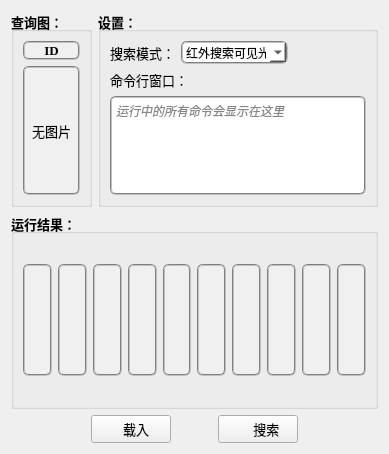
  <widget class="QWidget" name="centralwidget">
   <layout class="QVBoxLayout" name="verticalLayout_11" stretch="8,8,1">
    <item>
     <layout class="QHBoxLayout" name="horizontalLayout_3" stretch="1,7">
      <item>
       <widget class="QGroupBox" name="groupBox_3">
        <property name="font">
         <font>
          <family>Times New Roman</family>
          <pointsize>10</pointsize>
          <weight>75</weight>
          <bold>true</bold>
         </font>
        </property>
        <property name="title">
         <string>查询图：</string>
        </property>
        <layout class="QVBoxLayout" name="verticalLayout_25">
         <item>
          <layout class="QVBoxLayout" name="verticalLayout_12" stretch="1,10">
           <item>
            <widget class="QLabel" name="queryID">
             <property name="styleSheet">
              <string notr="true">QLabel{
		background-color:rgb(240,240,240);
		border-radius:6px;
        border-color:grey grey grey grey;
        border-style:groove;
        border-width:2px	
}

</string>
             </property>
             <property name="text">
              <string>ID</string>
             </property>
             <property name="alignment">
              <set>Qt::AlignCenter</set>
             </property>
            </widget>
           </item>
           <item>
            <widget class="QLabel" name="query">
             <property name="font">
              <font>
               <family>Times New Roman</family>
               <pointsize>10</pointsize>
               <weight>50</weight>
               <bold>false</bold>
              </font>
             </property>
             <property name="autoFillBackground">
              <bool>false</bool>
             </property>
             <property name="styleSheet">
              <string notr="true">QLabel{
		background-color:rgb(240,240,240);
		border-radius:6px;
        border-color:grey grey grey grey;
        border-style:groove;
        border-width:2px	
}

</string>
             </property>
             <property name="text">
              <string>无图片</string>
             </property>
             <property name="alignment">
              <set>Qt::AlignCenter</set>
             </property>
            </widget>
           </item>
          </layout>
         </item>
        </layout>
       </widget>
      </item>
      <item>
       <widget class="QGroupBox" name="groupBox_4">
        <property name="font">
         <font>
          <family>Times New Roman</family>
          <pointsize>10</pointsize>
          <weight>75</weight>
          <bold>true</bold>
         </font>
        </property>
        <property name="title">
         <string>设置：</string>
        </property>
        <layout class="QVBoxLayout" name="verticalLayout_13" stretch="1,0,0">
         <item>
          <layout class="QHBoxLayout" name="horizontalLayout_2" stretch="15,29,80">
           <item>
            <widget class="QLabel" name="label">
             <property name="font">
              <font>
               <family>Times New Roman</family>
               <pointsize>10</pointsize>
               <weight>50</weight>
               <bold>false</bold>
              </font>
             </property>
             <property name="text">
              <string>搜索模式：</string>
             </property>
            </widget>
           </item>
           <item>
            <widget class="QComboBox" name="mode">
             <property name="font">
              <font>
               <family>黑体</family>
               <pointsize>9</pointsize>
               <weight>50</weight>
               <bold>false</bold>
               <underline>false</underline>
              </font>
             </property>
             <property name="styleSheet">
              <string notr="true">QComboBox
{
		background-color:rgb(255,255,255);
		border-radius:6px;
        border-color:grey grey grey grey;
        border-style:groove;
        border-width:2px	
}

</string>
             </property>
             <item>
              <property name="text">
               <string>红外搜索可见光</string>
              </property>
             </item>
             <item>
              <property name="text">
               <string>可见光搜索红外</string>
              </property>
             </item>
            </widget>
           </item>
           <item>
            <spacer name="horizontalSpacer">
             <property name="orientation">
              <enum>Qt::Horizontal</enum>
             </property>
             <property name="sizeHint" stdset="0">
              <size>
               <width>40</width>
               <height>20</height>
              </size>
             </property>
            </spacer>
           </item>
          </layout>
         </item>
         <item>
          <widget class="QLabel" name="label_2">
           <property name="font">
            <font>
             <family>Times New Roman</family>
             <pointsize>10</pointsize>
             <weight>50</weight>
             <bold>false</bold>
            </font>
           </property>
           <property name="text">
            <string>命令行窗口：</string>
           </property>
          </widget>
         </item>
         <item>
          <widget class="QTextBrowser" name="command">
           <property name="styleSheet">
            <string notr="true">QTextBrowser
{
		background-color:rgb(255,255,255);
		border-radius:6px;
        border-color:grey grey grey grey;
        border-style:groove;
        border-width:2px	
}

</string>
           </property>
           <property name="html">
            <string>&lt;!DOCTYPE HTML PUBLIC &quot;-//W3C//DTD HTML 4.0//EN&quot; &quot;http://www.w3.org/TR/REC-html40/strict.dtd&quot;&gt;
&lt;html&gt;&lt;head&gt;&lt;meta name=&quot;qrichtext&quot; content=&quot;1&quot; /&gt;&lt;style type=&quot;text/css&quot;&gt;
p, li { white-space: pre-wrap; }
&lt;/style&gt;&lt;/head&gt;&lt;body style=&quot; font-family:'SimSun'; font-size:9pt; font-weight:400; font-style:normal;&quot;&gt;
&lt;p style=&quot; margin-top:12px; margin-bottom:12px; margin-left:0px; margin-right:0px; -qt-block-indent:0; text-indent:0px;&quot;&gt;&lt;span style=&quot; font-style:italic; color:#868686;&quot;&gt;运行中的所有命令会显示在这里&lt;/span&gt;&lt;/p&gt;&lt;/body&gt;&lt;/html&gt;</string>
           </property>
          </widget>
         </item>
        </layout>
       </widget>
      </item>
     </layout>
    </item>
    <item>
     <widget class="QGroupBox" name="groupBox_2">
      <property name="font">
       <font>
        <family>Times New Roman</family>
        <pointsize>10</pointsize>
        <weight>75</weight>
        <bold>true</bold>
       </font>
      </property>
      <property name="title">
       <string>运行结果：</string>
      </property>
      <layout class="QVBoxLayout" name="verticalLayout_24">
       <item>
        <layout class="QHBoxLayout" name="horizontalLayout">
         <item>
          <layout class="QVBoxLayout" name="verticalLayout" stretch="1,10,1">
           <item>
            <widget class="QLabel" name="r1text">
             <property name="text">
              <string/>
             </property>
             <property name="alignment">
              <set>Qt::AlignCenter</set>
             </property>
            </widget>
           </item>
           <item>
            <widget class="QLabel" name="r1photo">
             <property name="styleSheet">
              <string notr="true">QLabel{
		background-color:rgb(240,240,240);
		border-radius:6px;
        border-color:grey grey grey grey;
        border-style:groove;
        border-width:2px	
}

</string>
             </property>
             <property name="text">
              <string/>
             </property>
            </widget>
           </item>
           <item>
            <widget class="QLabel" name="r1text_2">
             <property name="text">
              <string/>
             </property>
             <property name="alignment">
              <set>Qt::AlignCenter</set>
             </property>
            </widget>
           </item>
          </layout>
         </item>
         <item>
          <layout class="QVBoxLayout" name="verticalLayout_2" stretch="1,10,1">
           <item>
            <widget class="QLabel" name="r2text">
             <property name="text">
              <string/>
             </property>
             <property name="alignment">
              <set>Qt::AlignCenter</set>
             </property>
            </widget>
           </item>
           <item>
            <widget class="QLabel" name="r2photo">
             <property name="styleSheet">
              <string notr="true">QLabel{
		background-color:rgb(240,240,240);
		border-radius:6px;
        border-color:grey grey grey grey;
        border-style:groove;
        border-width:2px	
}

</string>
             </property>
             <property name="text">
              <string/>
             </property>
            </widget>
           </item>
           <item>
            <widget class="QLabel" name="r2text_2">
             <property name="text">
              <string/>
             </property>
             <property name="alignment">
              <set>Qt::AlignCenter</set>
             </property>
            </widget>
           </item>
          </layout>
         </item>
         <item>
          <layout class="QVBoxLayout" name="verticalLayout_3" stretch="1,10,1">
           <item>
            <widget class="QLabel" name="r3text">
             <property name="text">
              <string/>
             </property>
             <property name="alignment">
              <set>Qt::AlignCenter</set>
             </property>
            </widget>
           </item>
           <item>
            <widget class="QLabel" name="r3photo">
             <property name="styleSheet">
              <string notr="true">QLabel{
		background-color:rgb(240,240,240);
		border-radius:6px;
        border-color:grey grey grey grey;
        border-style:groove;
        border-width:2px	
}

</string>
             </property>
             <property name="text">
              <string/>
             </property>
            </widget>
           </item>
           <item>
            <widget class="QLabel" name="r3text_2">
             <property name="text">
              <string/>
             </property>
             <property name="alignment">
              <set>Qt::AlignCenter</set>
             </property>
            </widget>
           </item>
          </layout>
         </item>
         <item>
          <layout class="QVBoxLayout" name="verticalLayout_4" stretch="1,10,1">
           <item>
            <widget class="QLabel" name="r4text">
             <property name="text">
              <string/>
             </property>
             <property name="alignment">
              <set>Qt::AlignCenter</set>
             </property>
            </widget>
           </item>
           <item>
            <widget class="QLabel" name="r4photo">
             <property name="styleSheet">
              <string notr="true">QLabel{
		background-color:rgb(240,240,240);
		border-radius:6px;
        border-color:grey grey grey grey;
        border-style:groove;
        border-width:2px	
}

</string>
             </property>
             <property name="text">
              <string/>
             </property>
            </widget>
           </item>
           <item>
            <widget class="QLabel" name="r4text_2">
             <property name="text">
              <string/>
             </property>
             <property name="alignment">
              <set>Qt::AlignCenter</set>
             </property>
            </widget>
           </item>
          </layout>
         </item>
         <item>
          <layout class="QVBoxLayout" name="verticalLayout_5" stretch="1,10,1">
           <item>
            <widget class="QLabel" name="r5text">
             <property name="text">
              <string/>
             </property>
             <property name="alignment">
              <set>Qt::AlignCenter</set>
             </property>
            </widget>
           </item>
           <item>
            <widget class="QLabel" name="r5photo">
             <property name="styleSheet">
              <string notr="true">QLabel{
		background-color:rgb(240,240,240);
		border-radius:6px;
        border-color:grey grey grey grey;
        border-style:groove;
        border-width:2px	
}

</string>
             </property>
             <property name="text">
              <string/>
             </property>
            </widget>
           </item>
           <item>
            <widget class="QLabel" name="r5text_2">
             <property name="text">
              <string/>
             </property>
             <property name="alignment">
              <set>Qt::AlignCenter</set>
             </property>
            </widget>
           </item>
          </layout>
         </item>
         <item>
          <layout class="QVBoxLayout" name="verticalLayout_6" stretch="1,10,1">
           <item>
            <widget class="QLabel" name="r6text">
             <property name="text">
              <string/>
             </property>
             <property name="alignment">
              <set>Qt::AlignCenter</set>
             </property>
            </widget>
           </item>
           <item>
            <widget class="QLabel" name="r6photo">
             <property name="styleSheet">
              <string notr="true">QLabel{
		background-color:rgb(240,240,240);
		border-radius:6px;
        border-color:grey grey grey grey;
        border-style:groove;
        border-width:2px	
}

</string>
             </property>
             <property name="text">
              <string/>
             </property>
            </widget>
           </item>
           <item>
            <widget class="QLabel" name="r6text_2">
             <property name="text">
              <string/>
             </property>
             <property name="alignment">
              <set>Qt::AlignCenter</set>
             </property>
            </widget>
           </item>
          </layout>
         </item>
         <item>
          <layout class="QVBoxLayout" name="verticalLayout_7" stretch="1,10,1">
           <item>
            <widget class="QLabel" name="r7text">
             <property name="text">
              <string/>
             </property>
             <property name="alignment">
              <set>Qt::AlignCenter</set>
             </property>
            </widget>
           </item>
           <item>
            <widget class="QLabel" name="r7photo">
             <property name="styleSheet">
              <string notr="true">QLabel{
		background-color:rgb(240,240,240);
		border-radius:6px;
        border-color:grey grey grey grey;
        border-style:groove;
        border-width:2px	
}

</string>
             </property>
             <property name="text">
              <string/>
             </property>
            </widget>
           </item>
           <item>
            <widget class="QLabel" name="r7text_2">
             <property name="text">
              <string/>
             </property>
             <property name="alignment">
              <set>Qt::AlignCenter</set>
             </property>
            </widget>
           </item>
          </layout>
         </item>
         <item>
          <layout class="QVBoxLayout" name="verticalLayout_8" stretch="1,10,1">
           <item>
            <widget class="QLabel" name="r8text">
             <property name="text">
              <string/>
             </property>
             <property name="alignment">
              <set>Qt::AlignCenter</set>
             </property>
            </widget>
           </item>
           <item>
            <widget class="QLabel" name="r8photo">
             <property name="styleSheet">
              <string notr="true">QLabel{
		background-color:rgb(240,240,240);
		border-radius:6px;
        border-color:grey grey grey grey;
        border-style:groove;
        border-width:2px	
}

</string>
             </property>
             <property name="text">
              <string/>
             </property>
            </widget>
           </item>
           <item>
            <widget class="QLabel" name="r8text_2">
             <property name="text">
              <string/>
             </property>
             <property name="alignment">
              <set>Qt::AlignCenter</set>
             </property>
            </widget>
           </item>
          </layout>
         </item>
         <item>
          <layout class="QVBoxLayout" name="verticalLayout_9" stretch="1,10,1">
           <item>
            <widget class="QLabel" name="r9text">
             <property name="text">
              <string/>
             </property>
             <property name="alignment">
              <set>Qt::AlignCenter</set>
             </property>
            </widget>
           </item>
           <item>
            <widget class="QLabel" name="r9photo">
             <property name="styleSheet">
              <string notr="true">QLabel{
		background-color:rgb(240,240,240);
		border-radius:6px;
        border-color:grey grey grey grey;
        border-style:groove;
        border-width:2px	
}

</string>
             </property>
             <property name="text">
              <string/>
             </property>
            </widget>
           </item>
           <item>
            <widget class="QLabel" name="r9text_2">
             <property name="text">
              <string/>
             </property>
             <property name="alignment">
              <set>Qt::AlignCenter</set>
             </property>
            </widget>
           </item>
          </layout>
         </item>
         <item>
          <layout class="QVBoxLayout" name="verticalLayout_10" stretch="1,10,1">
           <item>
            <widget class="QLabel" name="r10text">
             <property name="text">
              <string/>
             </property>
             <property name="alignment">
              <set>Qt::AlignCenter</set>
             </property>
            </widget>
           </item>
           <item>
            <widget class="QLabel" name="r10photo">
             <property name="styleSheet">
              <string notr="true">QLabel{
		background-color:rgb(240,240,240);
		border-radius:6px;
        border-color:grey grey grey grey;
        border-style:groove;
        border-width:2px	
}

</string>
             </property>
             <property name="text">
              <string/>
             </property>
            </widget>
           </item>
           <item>
            <widget class="QLabel" name="r10text_2">
             <property name="text">
              <string/>
             </property>
             <property name="alignment">
              <set>Qt::AlignCenter</set>
             </property>
            </widget>
           </item>
          </layout>
         </item>
        </layout>
       </item>
      </layout>
     </widget>
    </item>
    <item>
     <layout class="QHBoxLayout" name="horizontalLayout_4" stretch="2,2,1,2,2">
      <item>
       <spacer name="horizontalSpacer_4">
        <property name="orientation">
         <enum>Qt::Horizontal</enum>
        </property>
        <property name="sizeHint" stdset="0">
         <size>
          <width>40</width>
          <height>20</height>
         </size>
        </property>
       </spacer>
      </item>
      <item>
       <widget class="QPushButton" name="getphoto">
        <property name="sizePolicy">
         <sizepolicy hsizetype="Minimum" vsizetype="Minimum">
          <horstretch>0</horstretch>
          <verstretch>0</verstretch>
         </sizepolicy>
        </property>
        <property name="font">
         <font>
          <family>黑体</family>
          <pointsize>10</pointsize>
          <weight>50</weight>
          <bold>false</bold>
         </font>
        </property>
        <property name="layoutDirection">
         <enum>Qt::LeftToRight</enum>
        </property>
        <property name="text">
         <string>   载入</string>
        </property>
       </widget>
      </item>
      <item>
       <spacer name="horizontalSpacer_2">
        <property name="orientation">
         <enum>Qt::Horizontal</enum>
        </property>
        <property name="sizeHint" stdset="0">
         <size>
          <width>40</width>
          <height>20</height>
         </size>
        </property>
       </spacer>
      </item>
      <item>
       <widget class="QPushButton" name="dopredict">
        <property name="sizePolicy">
         <sizepolicy hsizetype="Minimum" vsizetype="Minimum">
          <horstretch>0</horstretch>
          <verstretch>0</verstretch>
         </sizepolicy>
        </property>
        <property name="font">
         <font>
          <family>黑体</family>
          <pointsize>10</pointsize>
         </font>
        </property>
        <property name="text">
         <string>     搜索</string>
        </property>
       </widget>
      </item>
      <item>
       <spacer name="horizontalSpacer_3">
        <property name="orientation">
         <enum>Qt::Horizontal</enum>
        </property>
        <property name="sizeHint" stdset="0">
         <size>
          <width>40</width>
          <height>20</height>
         </size>
        </property>
       </spacer>
      </item>
     </layout>
    </item>
   </layout>
  </widget>
